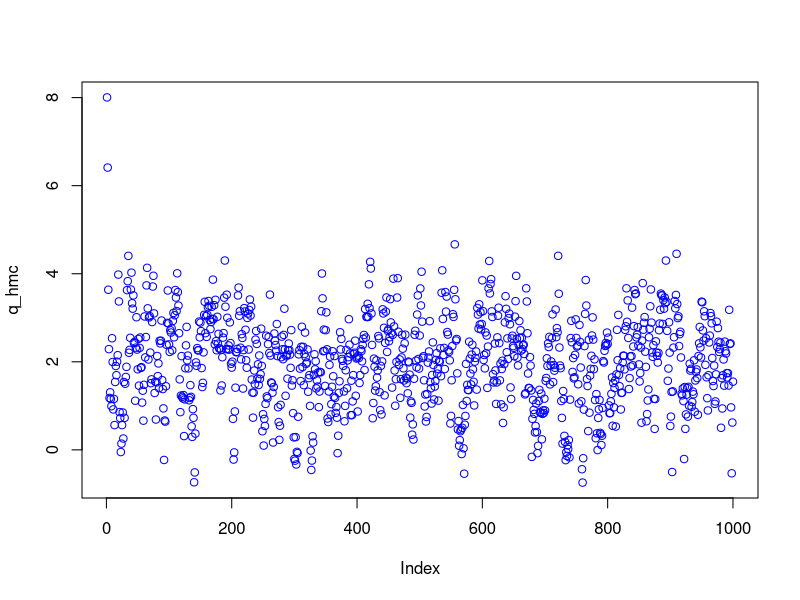

Here is the R script that generated this plot:
#Define a mixture of two Gaussian distributions
target <- function(x) {
  w * dnorm(x, mean = mu, sd = sigma1) + (1 - w) * dnorm(x, mean = 2 - mu_target, sd = sigma2)
}

#potential energy
U <- function(q) {
  -log(target(q))
}

grad_U <- function(q){
  1/target(q) *
  (w * (q-2)/sigma1*dnorm(q, mean = 2, sd = sigma1) 
  + (1 - w) * (q-2+mu_target)/sigma2* dnorm(q, mean = 2 - mu_target, sd = sigma2))
}


hmc <- function(U, grad_U, epsilon, L, current_q) {
  #input: 
  # U: the potential energy function, its gradient grad_U 
  # epsilon: the step size 
  # L: the number of steps
  # current_q: the current position 
  q <- current_q
  p <- matrix(rnorm(length(q),0,1), ncol = 1) 
  current_p <- p
  # Leapfrog method: 
  # First make a half step for momentum 
  p <- p - epsilon / 2 * grad_U(q)  
  for (i in 1:L) {
    # Make a full step for the position
    q <- q + epsilon * p 
    # Make a full step for the momentum, except at end of trajectory
    if (i != L) p <- p - epsilon * grad_U(q)
  }
  # Make a half step for momentum at the end
  p <- p - epsilon / 2 * grad_U(q)
  # Negate momentum at end of trajectory to make the proposal symmetric
  p <- -p
  # Evaluate potential and kinetic energies at start and end of trajectory
  current_U <- U(current_q)
  current_K <- sum(current_p^2) / 2
  proposed_U <- U(q)
  proposed_K <- sum(p^2) / 2
  
  if (runif(1) < exp(current_U-proposed_U+current_K-proposed_K)) {
    return(q)  #Accept
  } else {
    return(current_q)  #Reject
  }
  
}

set.seed(111)
n_iter <- 1000
q_hmc <- numeric(n_iter)
q_init <- 10
mu_target <- 10
sigma1 <- 1
sigma2 <- 2
w <- 0.6
mu <-2

for (i in 1:n_iter) {
  q_hmc[i] = hmc(U = U, grad_U = grad_U, epsilon = 0.25, L = 3, current = q_init)
  q_init = q_hmc[i]
}

plot(q_hmc ,col = "blue")


